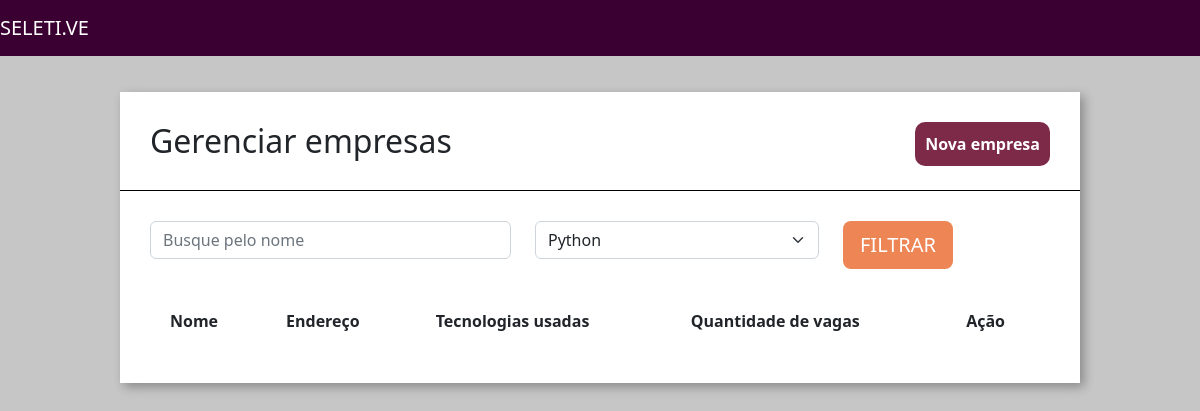
The page /home/empresas on the database as committed earlier.
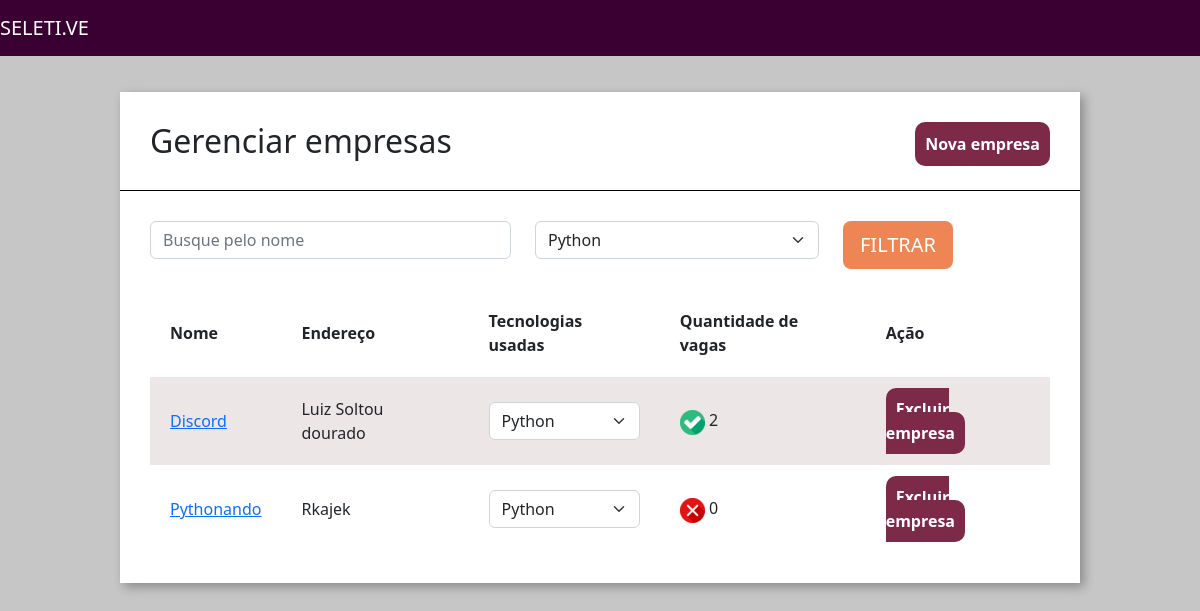
The same page on the database as committed later.
### empresa/models.py (models this page shows, shortened)
class Empresa(models.Model):
    choices_nicho_mercado = (
        ("M", "Marketing"),
        ("N", "Nutrição"),
        ("D", "Design"),
        ("T", "Tecnologia"),
    )
    logo = models.ImageField(upload_to="logo_empresa", null=True)
    nome = models.CharField(max_length=30)
    email = models.EmailField()
    cidade = models.CharField(max_length=30)
    tecnologias = models.ManyToManyField(Tecnologias)
    endereco = models.CharField(max_length=30)
    caracteristica_empresa = models.TextField()
    nicho_mercado = models.CharField(max_length=3, choices=choices_nicho_mercado)
    def qtdvagas(self):
        return Vagas.objects.filter(empresa_id = self.id).count()

### empresa/views.py (the view)
# urls.py: path('empresas', views.empresas, name="empresa"),
def empresas(request):
    tech = request.GET.get('tecnologias')
    nome = request.GET.get('nome')
    empresas = Empresa.objects.all()
    if tech:
        empresas = empresas.filter(tecnologias = tech)
    if nome:
        empresas = empresas.filter(nome__icontains = nome)
    tecnolgias = Tecnologias.objects.all()
    return render(request, 'empresas.html', {'empresas':empresas, 'tecnologias':tecnolgias})

### empresa/models.py (called while the page is built)
    def __str__(self) :
        return self.Tecnologia

### empresa/templatetags/filtro.py (called while the page is built)
@register.filter(name="is_par")
def is_par(valor):
    if valor % 2 == 0:
        return True
    else:
        return False

### empresa/templates/empresas.html (shortened to what this page needs)
{% extends 'base.html' %}
{% load static %}
{% load filtro %}
{% block 'head' %}
    <link rel="stylesheet" href="{% static 'empresa/css/empresas.css' %}">
{% endblock %}
{% block 'body' %}
    <div class="wrapper">
        <div class="box">
            <div class="header-box">
                <h2 class="titulo">Gerenciar empresas</h2>
                <a href="{% url 'nova_empresa' %}" class="btn-nova-empresa">Nova empresa</a>
            </div>
            <div class="borda-box"></div>
            <div class="body-box">
                <form action="{% url 'empresa' %}" method="GET">{% csrf_token %}
                <div class="row">
                        <div class="col-md-5">
                            <input type="text" placeholder="Busque pelo nome" class="form-control" name="nome">
                        </div>
                        <div class="col-md-4">
                            <select class="form-select" name="tecnologias">
                                {% for tech in tecnologias %}
                                    <option value="{{tech.id}}">{{tech}}</option>
                                {% endfor %}
                            </select>
                        </div>
                    <div class="col-md-3">
                        <input type="submit" value="FILTRAR" class="btn btn-lg btn-orange">
                    </div>
                </div>
                </form>
                <table class="tabela" cellpadding="20">
                    <tr>
                        <th>Nome</th>
                        <th>Endereço</th>
                        <th>Tecnologias usadas</th>
                        <th>Quantidade de vagas</th>
                        <th>Ação</th>
                    </tr>
                        {% for empresa in empresas %}
                            <tr {% if not forloop.counter|is_par %} class="tabela-linha" {% endif %}>
                                <td>
                                    <a href="{% url 'empresa_unica' empresa.id %}">
                                    {{empresa.nome}}
                                    </a>
                                </td>
                                <td>{{empresa.endereco}}</td>
                                <td>
                                    <select class="form-select">
                                        {% for tech in empresa.tecnologias.all %}
                                            <option>{{tech}}</option>
                                        {% endfor %}
                                    </select>
                                </td>
                                <td>
                                    {% if empresa.qtdvagas > 0%}
                                        <img src="{% static 'empresa/img/green.png' %}">
                                    {% else %}
                                        <img src="{% static 'empresa/img/red.png' %}">
                                    {% endif %}
                                    {{empresa.qtdvagas}}
                                </td>
                                <td>
                                    <a href="{% url 'excluir_empresa' empresa.id %}" class="btn-excluir">Excluir empresa</a>
                                </td>
                            </tr>
                        {% endfor %}
                </table>
            </div>
        </div>
    </div>
{% endblock %}

### templates/base.html (shortened to what this page needs)
{% load static %}
<!doctype html>
<html lang="pt-BR">
  <head>
    <link rel="stylesheet" href="{% static 'base/css/base.css' %}">
    <link href="https://cdn.jsdelivr.net/npm/bootstrap@5.2.2/dist/css/bootstrap.min.css" rel="stylesheet">
    {% block 'head' %}{% endblock%}
  </head>
  <body>
    <nav class="navbar navbar-expand-lg navbar-dark bg-nav">
        <a class="navbar-brand" href="#">SELETI.VE</a>
    </nav>
    {% block 'body' %}{% endblock%}
  </body>
</html>

### templates/static/base/css/base.css (style rules this page uses)
body { background-color: #C6C6C6 !important; }
.bg-nav { background-color: #3B0032 !important; padding: 10px; }

### templates/static/empresa/css/empresas.css (style rules this page uses)
.wrapper { margin-top: 3%; display: flex; flex-direction: row; justify-content: center; align-items: center; }
.box { width: 80vw; background: #fff; box-shadow: 4px 4px 10px rgba(0,0,0,.3); }
.titulo { display: inline; }
.btn-nova-empresa { float: right; text-decoration: none; color: white; background-color: #7D2948; padding: 10px; border-radius: 10px; font-weight: bold; }
.header-box { padding: 30px; }
.borda-box { border-top: 1px solid black; }
.body-box { padding: 30px; }
.btn-orange { background-color: #ED8554; color: white; }
.tabela { width: 100%; margin-top: 20px; }
.tabela-linha { background-color: #EDE6E6; }
.btn-excluir { text-decoration: none; color: white; background-color: #7D2948; padding: 10px; border-radius: 10px; font-weight: bold; }

Rows that differ between the two databases and show on the page:
added Empresa: nome "Discord", endereco "Luiz Soltou dourado", qtdvagas "2"
added Empresa: nome "Pythonando", endereco "Rkajek", qtdvagas "0"
